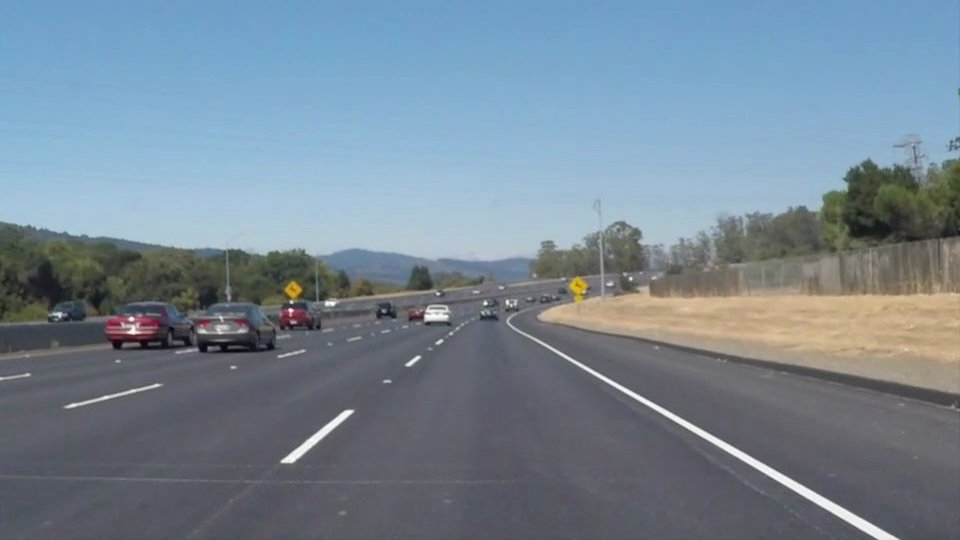
#> input picture P1-finding-lane-lines/test_images/solidWhiteCurve.jpg, 960 x 540 px; its folder holds only this picture in this run
$ python P2-advanced-lane-lines.py   (older library calls are emulated)
#> lines starting #> are read from the running program, lines starting #| are printed output that depends on the picture; after the words box and inside, x2 and y2 are one past the last pixel; in counts of white or black regions, pixels touching at a corner belong together
import matplotlib.pyplot as plt
import matplotlib.image as mpimg
import numpy as np
import cv2
import glob
from moviepy.editor import VideoFileClip


# [22 lines left out: function undistort, not called in this run]


# mtx, dist = undistort()


def region_of_interest(img):
    mask = np.zeros_like(img)

    xsize = img.shape[1]
    ysize = img.shape[0]
    left_bottom = (150, ysize)
    left_top = (xsize / 2 - 80, ysize / 2 + 100)
    right_bottom = (xsize - 50, ysize)
    right_top = (xsize / 2 + 80, ysize / 2 + 100)
    vertices = np.array([[left_bottom, left_top, right_top, right_bottom]], dtype=np.int32)

    if len(img.shape) > 2:
        channel_count = img.shape[2]  # i.e. 3 or 4 depending on your image
        ignore_mask_color = (255,) * channel_count
    else:
        ignore_mask_color = 255

    cv2.fillPoly(mask, vertices, ignore_mask_color)

    masked_image = cv2.bitwise_and(img, mask)
    return masked_image


# [72 lines left out: functions line_vertexs, divide_lines, not called in this run]


def draw_lines(img, lines, color=[255, 0, 0], thickness=2):
    for line in lines:
        cv2.line(img, (line[0], line[1]), (line[2], line[3]), color, thickness)


# [9 lines left out: function hough_lines, not called in this run]


def x_gradient(img):
    x_gra = cv2.Sobel(img, cv2.CV_16S, 1, 0)
    edges = cv2.convertScaleAbs(x_gra)
    return edges


def warp(img):
    xsize = img.shape[1]
    ysize = img.shape[0]
    left_bottom = (0, ysize)
    left_top = (xsize / 2 - 100, ysize / 2 + 100)
    right_bottom = (xsize, ysize)
    right_top = (xsize / 2 + 100, ysize / 2 + 100)
    pts1 = np.float32([left_top, right_top, left_bottom, right_bottom])
    pts2 = np.float32([[0, 0], [500, 0], [0, 500], [500, 500]])
    mtx = cv2.getPerspectiveTransform(pts1, pts2)
    dst = cv2.warpPerspective(img, mtx, (500, 500))
    # dst = x_gradient(dst)
    dst = cv2.dilate(dst, (5, 5))
    return dst


def re_warp(img):
    xsize = 320
    ysize = 180
    left_bottom = (0, ysize)
    left_top = (xsize / 2 - 25, ysize / 2 + 25)
    right_bottom = (xsize, ysize)
    right_top = (xsize / 2 + 25, ysize / 2 + 25)
    pts1 = np.float32([left_top, right_top, left_bottom, right_bottom])
    pts2 = np.float32([[0, 0], [500, 0], [0, 500], [500, 500]])
    mtx = cv2.getPerspectiveTransform(pts2, pts1)
    dst = cv2.warpPerspective(img, mtx, (xsize, ysize))
    dst = cv2.resize(dst, None, fx=4, fy=4)
    return dst


# [24 lines left out: functions historgram, get_peaks, not called in this run]


def sliding_window(img):
    # left_peak, right_peak = get_peaks(img)
    size = img.shape[1]
    l_img = img[:, 50:150]
    r_img = img[:, 380:480]
    lx = []
    ly = []
    rx = []
    ry = []

    for y in range(size):
        n = 0
        s = 0
        for x in range(50, 150):

            if img[y][x] > 0:
                s += x
                n += 1

        if n != 0:
            lx.append(s / n)
            ly.append(y)

        n = 0
        s = 0
        for x in range(380, 480):
            if img[y][x] > 0:
                s += x
                n += 1

        if n != 0:
            rx.append(s / n)
            ry.append(y)

    return lx, ly, rx, ry


def polyfit_2(img):
    lxo, lyo, rxo, ryo = sliding_window(img)
    size = img.shape[0]
    yp = np.arange(1, size, 1)
    zl = np.polyfit(lyo, lxo, 1)
    zr = np.polyfit(ryo, rxo, 1)
    lxp = np.polyval(zl, yp)
    rxp = np.polyval(zr, yp)
    img2 = np.zeros((size, size, 3), dtype=np.uint8)
    for y in range(size - 2):
        cv2.line(img2, (int(lxp[y]), y), (int(lxp[y + 1]), y + 1), color=[255, 0, 0], thickness=10)
        cv2.line(img2, (int(rxp[y]), y), (int(rxp[y + 1]), y + 1), color=[0, 255, 0], thickness=10)

    return img2


def process_image(image):
    # udst = cv2.undistort(image, mtx, dist, None, mtx)
    hsv = cv2.cvtColor(image, cv2.COLOR_RGB2HLS)
    sta = hsv[:, :, 2]
    blur = cv2.GaussianBlur(sta, (5, 5), 0)
    canny = cv2.Canny(blur, 50, 200)
    edges = x_gradient(canny)
    roi = region_of_interest(edges)
    bird = warp(roi)
    # his = historgram(bird)
    poly = polyfit_2(bird)
    unbird = re_warp(poly)
    result = cv2.addWeighted(image, 0.8, unbird, 1.0, 0.0)

    plt.subplot(231), plt.imshow(image)
    plt.title("origin"), plt.xticks([]), plt.yticks([])
    plt.subplot(232), plt.imshow(edges, cmap='gray')
    plt.title("edges"), plt.xticks([]), plt.yticks([])
    plt.subplot(233), plt.imshow(roi, cmap='gray')
    plt.title("roi"), plt.xticks([]), plt.yticks([])
    plt.subplot(234), plt.imshow(bird, cmap='gray')
    plt.title("brid"), plt.xticks([]), plt.yticks([])
    plt.subplot(235), plt.imshow(poly, cmap='gray')
    plt.title("poly"), plt.xticks([]), plt.yticks([])
    plt.subplot(236), plt.imshow(result)
    plt.title("result"), plt.xticks([]), plt.yticks([])
    plt.show()
    return result


images = glob.glob("test_images/*.jpg")

for frame in images:
    image = cv2.imread(frame)
#> image is the input picture: shape (540, 960, 3); mean B, G, R 148.1, 134.5, 118.5
    process_image(image)
#> in process_image, `sta = hsv[:, :, 2]`:
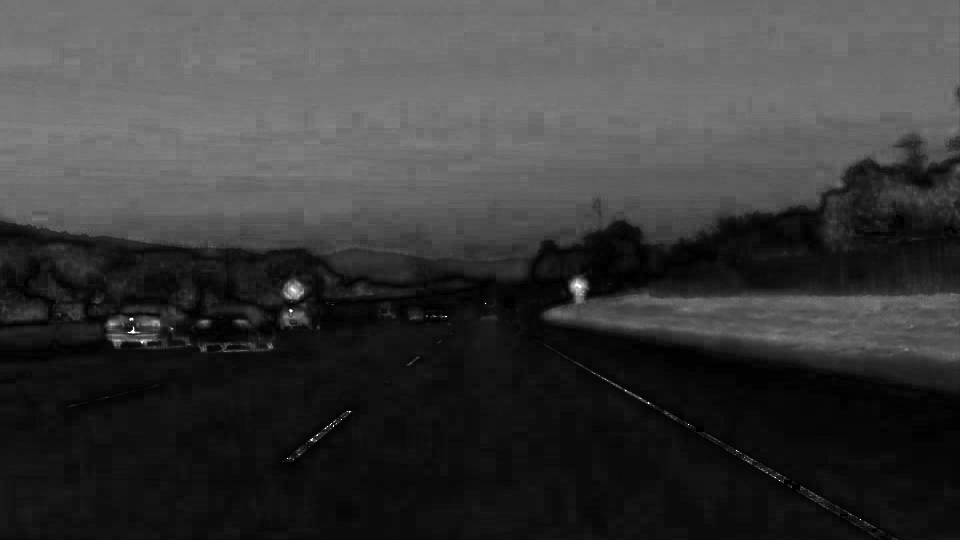
#> sta: shape (540, 960); min 0, max 255, mean 57.7
#> in process_image, `canny = cv2.Canny(blur, 50, 200)`:
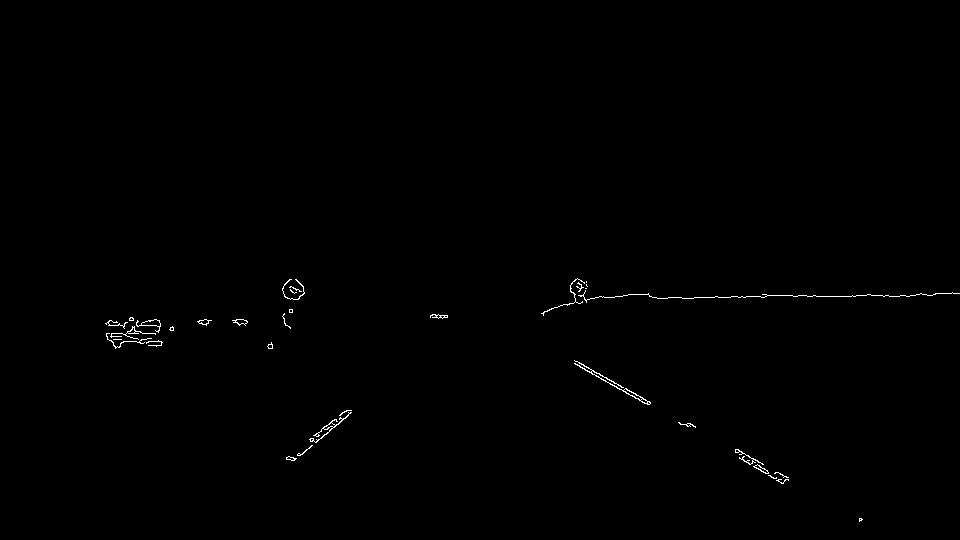
#> canny: shape (540, 960); 0.35% white in thin lines or dots, all inside (x1, y1, x2, y2) = (105, 278, 960, 522)
#> in x_gradient, `x_gra = cv2.Sobel(img, cv2.CV_16S, 1, 0)`:
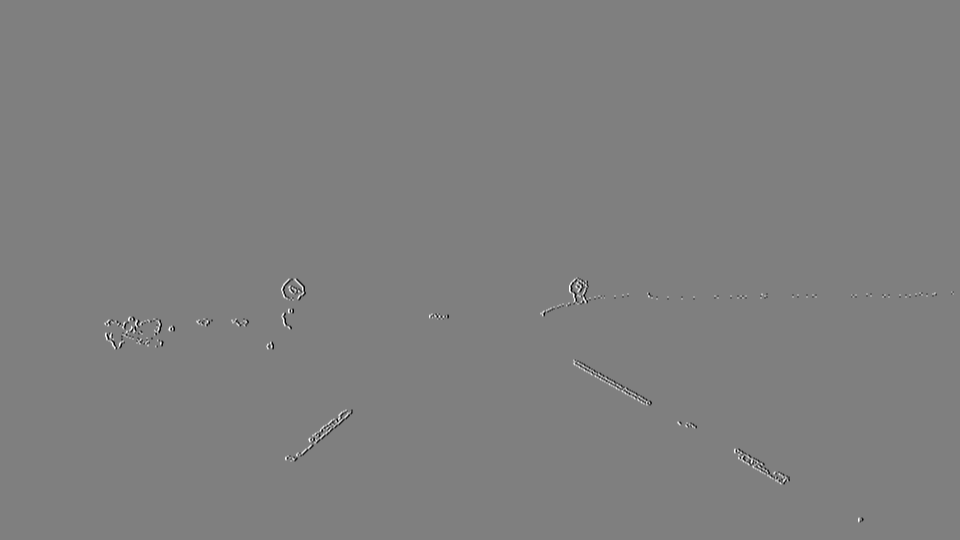
#> x_gra: shape (540, 960) int16; min -1020, max 1020, mean 0; drawn with min black and max white
#> in region_of_interest, `cv2.fillPoly(mask, vertices, ignore_mask_color)`:
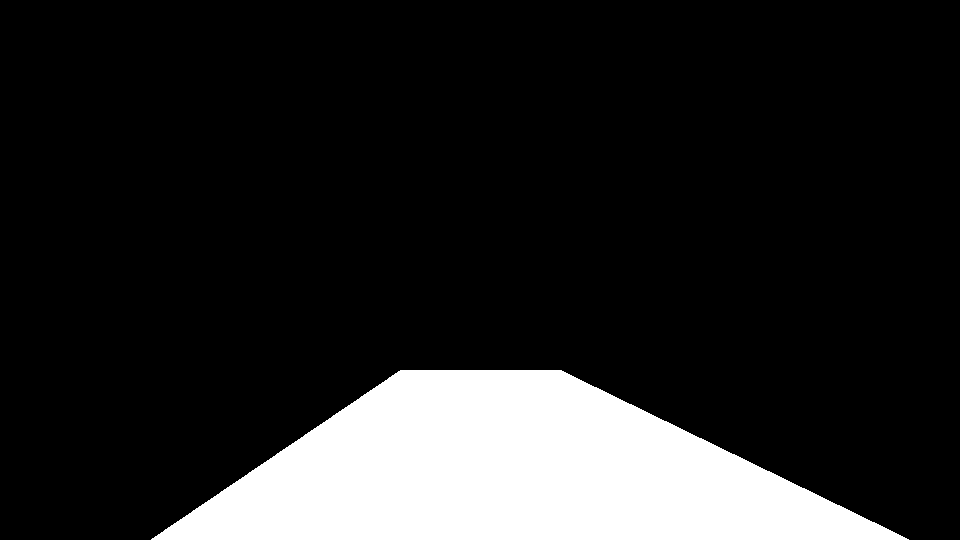
#> mask: shape (540, 960); 15.1% white; 1 white region, box (x1, y1, x2, y2) and area: (151, 370, 909, 540) 78245
#> in warp, `dst = cv2.warpPerspective(img, mtx, (500, 500))`:
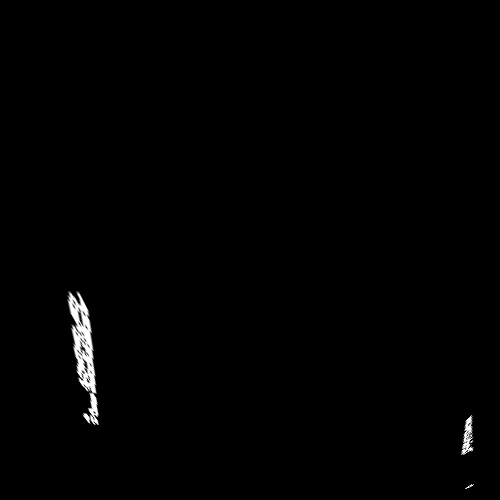
#> dst: shape (500, 500); min 0, max 255, mean 1.8
#> in sliding_window, `r_img = img[:, 380:480]`:
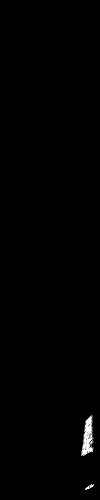
#> r_img: shape (500, 100); min 0, max 255, mean 1.5
#> in polyfit_2, `lxo, lyo, rxo, ryo = sliding_window(img)`: lxo = 135 values, max 96 at index 134, min 72.5 at index 0, mean 84.66; lyo = 135 values from 291 to 425; rxo = 48 values, max 472.5 at index 0, min 462.5 at index 41, mean 468; ryo = 48 values from 414 to 489
#> in polyfit_2, `zl = np.polyfit(lyo, lxo, 1)`: zl = [0.147, 31.87]
#> in polyfit_2, `zr = np.polyfit(ryo, rxo, 1)`: zr = [-0.0267, 479.8]
#> in polyfit_2, `lxp = np.polyval(zl, yp)`: lxp = 499 values from 32.02 to 105.5
#> in polyfit_2, `rxp = np.polyval(zr, yp)`: rxp = 499 values, max 479.8 at index 0, min 466.5 at index 498, mean 473.1
#> after the loop in polyfit_2, `for y in range(size - 2):`:
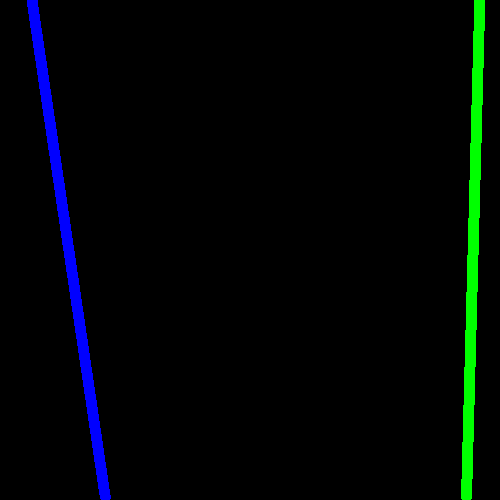
#> img2: shape (500, 500, 3); mean of channels 0, 1, 2 5.6, 5.6, 0; drawn as B, G, R
#> in re_warp, `mtx = cv2.getPerspectiveTransform(pts2, pts1)`: mtx = [[0.1, -0.27, 135], [0, -0.174, 115], [0, -0.00169, 1]]
#> (the run stopped early here; a loop or call above may not have finished)

$ run again, on P1-finding-lane-lines/test_images/solidYellowLeft.jpg
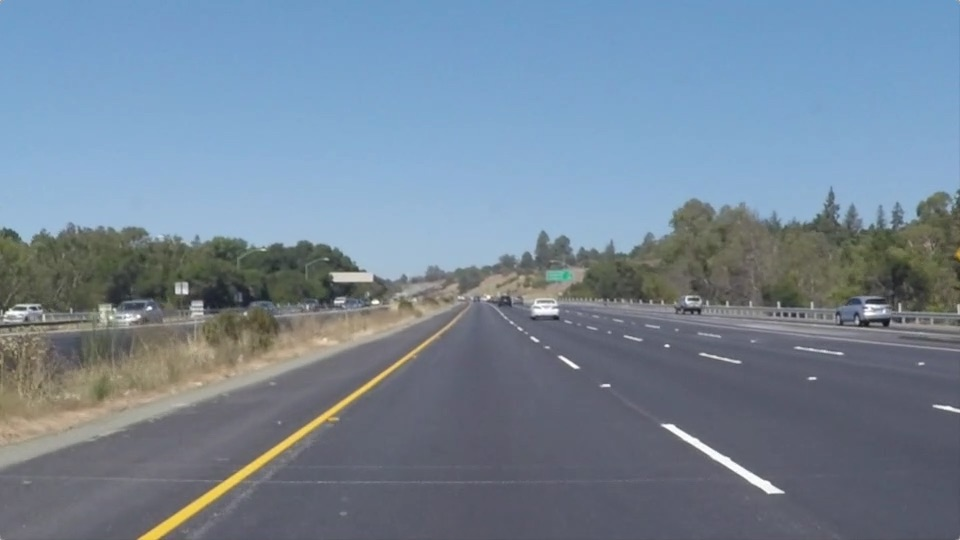
#> input picture P1-finding-lane-lines/test_images/solidYellowLeft.jpg, 960 x 540 px
#> image is the input picture: shape (540, 960, 3); mean B, G, R 150.8, 133.6, 116.5
#> hsv: shape (540, 960, 3); mean of channels 0, 1, 2 36.9, 133.9, 61.3
#> in process_image, `canny = cv2.Canny(blur, 50, 200)`:
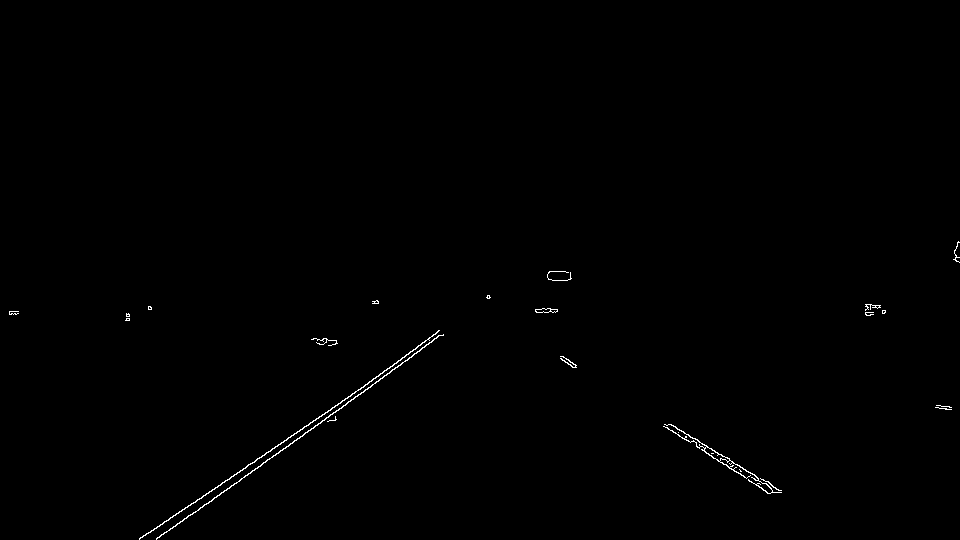
#> canny: shape (540, 960); 0.37% white in thin lines or dots, all inside (x1, y1, x2, y2) = (9, 241, 960, 540)
#> edges: shape (540, 960); 0.94% white in thin lines or dots, all inside (x1, y1, x2, y2) = (8, 240, 959, 540)
#> mask: shape (540, 960); 15.1% white; 1 white region, box (x1, y1, x2, y2) and area: (151, 370, 909, 540) 78245
#> masked_image: shape (540, 960); 0.33% white in thin lines or dots, all inside (x1, y1, x2, y2) = (155, 409, 783, 540)
#> lxo = 209 values, max 80 at index 208, min 64 at index 0, mean 73.21; lyo = 209 values from 291 to 499; rxo = 127 values, max 464.5 at index 0, min 440 at index 126, mean 454.7; ryo = 127 values from 340 to 466
#> zl = [0.0593, 49.8]
#> zr = [-0.121, 503.4]
#> lxp = 499 values from 49.85 to 79.37
#> rxp = 499 values, max 503.3 at index 0, min 443.1 at index 498, mean 473.2
#> after the loop in polyfit_2, `for y in range(size - 2):`:
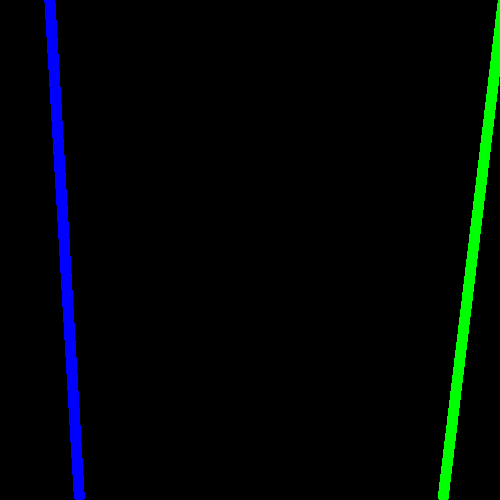
#> img2: shape (500, 500, 3); mean of channels 0, 1, 2 5.6, 5.3, 0; drawn as B, G, R
#> in re_warp, `mtx = cv2.getPerspectiveTransform(pts2, pts1)`: mtx = [[0.1, -0.27, 135], [0, -0.174, 115], [0, -0.00169, 1]]

$ run again, on P1-finding-lane-lines/test_images/whiteCarLaneSwitch.jpg
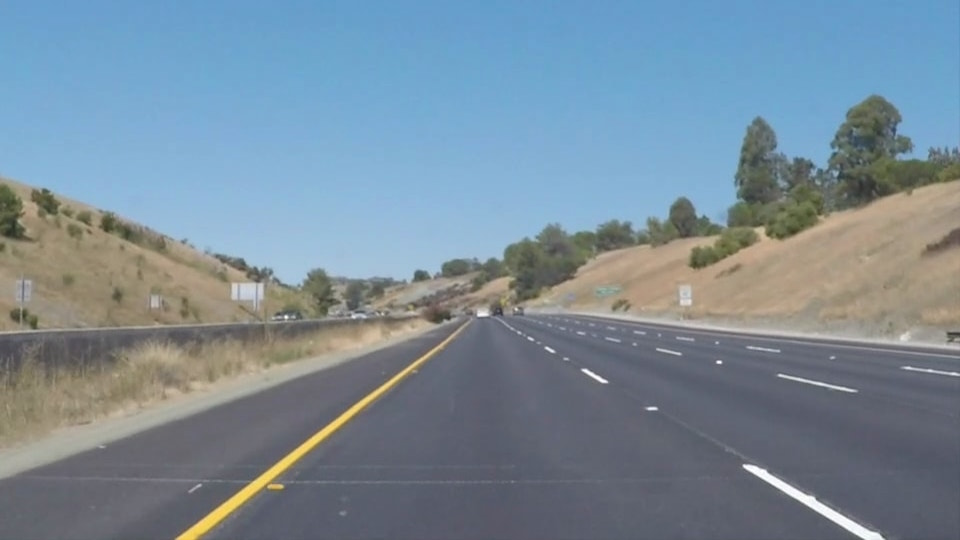
#> input picture P1-finding-lane-lines/test_images/whiteCarLaneSwitch.jpg, 960 x 540 px
#> image is the input picture: shape (540, 960, 3); mean B, G, R 152.9, 139.4, 121.2
#> hsv: shape (540, 960, 3); mean of channels 0, 1, 2 41.2, 137.3, 65.5
#> in process_image, `canny = cv2.Canny(blur, 50, 200)`:
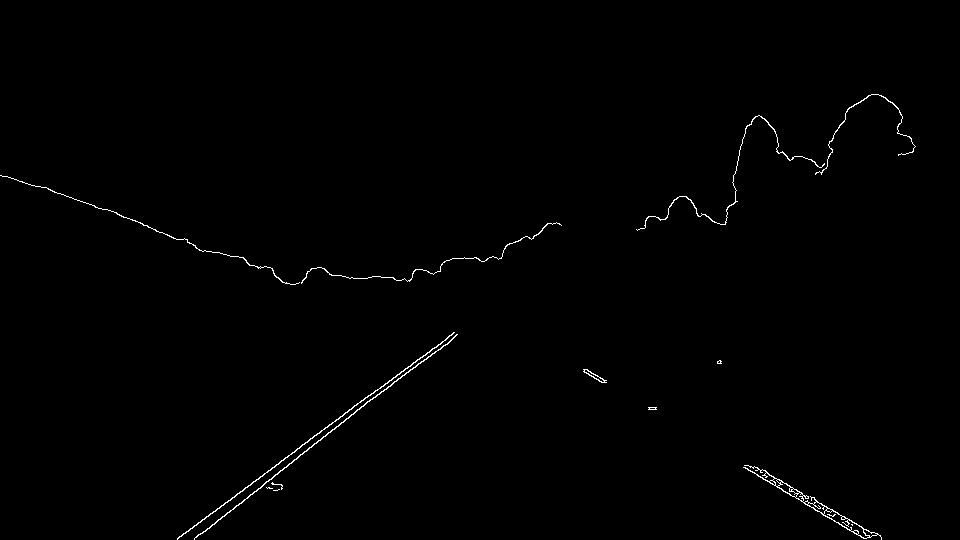
#> canny: shape (540, 960); 0.58% white in thin lines or dots, all inside (x1, y1, x2, y2) = (0, 94, 916, 540)
#> edges: shape (540, 960); 1.5% white in thin lines or dots, all inside (x1, y1, x2, y2) = (1, 93, 917, 540)
#> mask: shape (540, 960); 15.1% white; 1 white region, box (x1, y1, x2, y2) and area: (151, 370, 909, 540) 78245
#> masked_image: shape (540, 960); 0.7% white in thin lines or dots, all inside (x1, y1, x2, y2) = (176, 370, 883, 540)
#> lxo = 500 values, max 101.8 at index 460, min 66.5 at index 15, mean 80.3; lyo = 500 values from 0 to 499; rxo = 73 values, max 467.2 at index 1, min 455.9 at index 72, mean 460.4; ryo = 73 values from 427 to 499
#> zl = [0.0587, 65.65]
#> zr = [-0.117, 514.4]
#> lxp = 499 values from 65.71 to 94.95
#> rxp = 499 values, max 514.3 at index 0, min 456.2 at index 498, mean 485.3
#> after the loop in polyfit_2, `for y in range(size - 2):`:
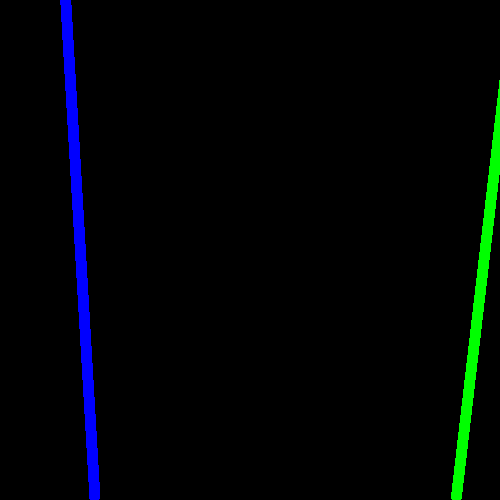
#> img2: shape (500, 500, 3); mean of channels 0, 1, 2 5.6, 4.2, 0; drawn as B, G, R
#> in re_warp, `mtx = cv2.getPerspectiveTransform(pts2, pts1)`: mtx = [[0.1, -0.27, 135], [0, -0.174, 115], [0, -0.00169, 1]]

$ run again, on P1-finding-lane-lines/test_images/solidWhiteRight.jpg
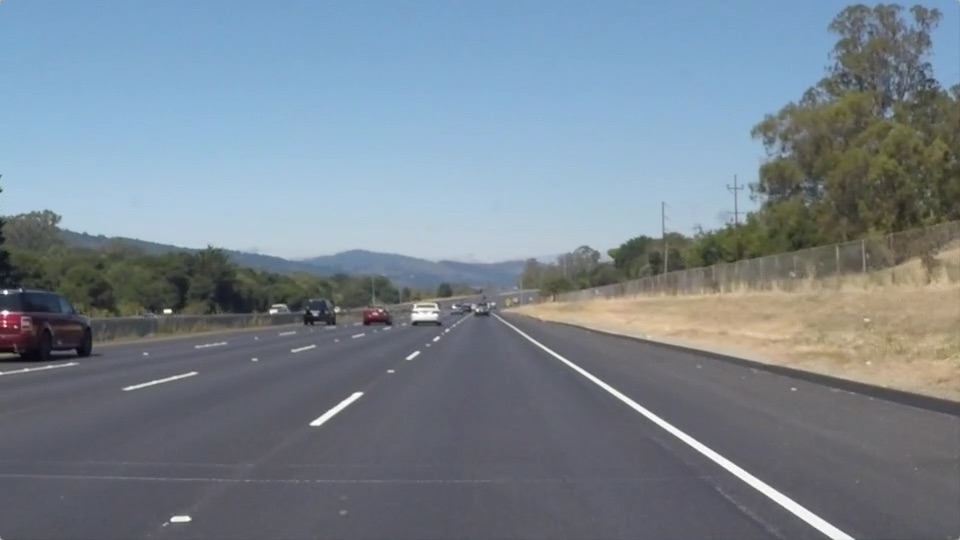
#> input picture P1-finding-lane-lines/test_images/solidWhiteRight.jpg, 960 x 540 px
#> image is the input picture: shape (540, 960, 3); mean B, G, R 143.7, 132.6, 120.3
#> hsv: shape (540, 960, 3); mean of channels 0, 1, 2 47.1, 132.1, 55.2
#> canny: shape (540, 960); 0.17% white in thin lines or dots, all inside (x1, y1, x2, y2) = (0, 290, 852, 540)
#> edges: shape (540, 960); 0.4% white in thin lines or dots, all inside (x1, y1, x2, y2) = (1, 289, 853, 540)
#> mask: shape (540, 960); 15.1% white; 1 white region, box (x1, y1, x2, y2) and area: (151, 370, 909, 540) 78245
#> masked_image: shape (540, 960); 0.15% white in thin lines or dots, all inside (x1, y1, x2, y2) = (321, 396, 853, 540)
#> lxo = 75 values, max 72 at index 74, min 59.5 at index 0, mean 65.49; lyo = 75 values from 227 to 349; rxo = 127 values, max 466.2 at index 0, min 442.2 at index 92, mean 452.2; ryo = 127 values from 337 to 499
#> zl = [0.0742, 44.37]
#> zr = [-0.106, 496.4]
#> lxp = 499 values from 44.45 to 81.4
#> rxp = 499 values, max 496.3 at index 0, min 443.3 at index 498, mean 469.8
#> after the loop in polyfit_2, `for y in range(size - 2):`:
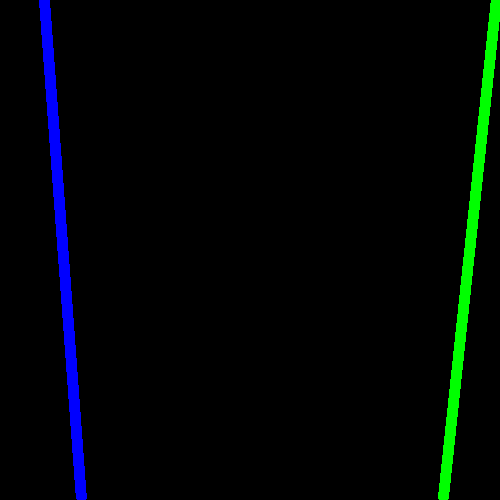
#> img2: shape (500, 500, 3); mean of channels 0, 1, 2 5.6, 5.6, 0; drawn as B, G, R
#> in re_warp, `mtx = cv2.getPerspectiveTransform(pts2, pts1)`: mtx = [[0.1, -0.27, 135], [0, -0.174, 115], [0, -0.00169, 1]]
